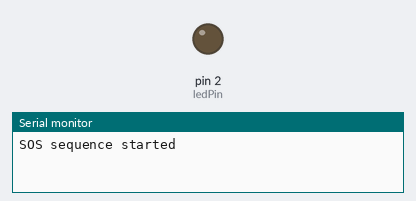
The sketch below on a simulated Arduino Uno, built with avr-gcc and run on an emulated ATmega328P. Parts: output pins drawn as LEDs (lit = HIGH), the last lines printed to the serial monitor.

Above: at 1.3 s.
At 9.8 s:
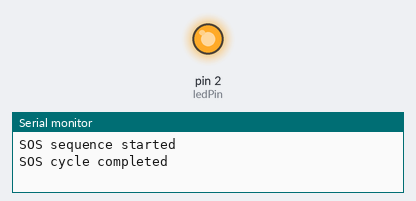
Timing chart, 0 to 10.1 s (numbered marks = the images above):
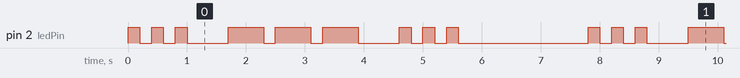

Measured:
- by itself, pin 2 (ledPin): repeats every 7.8 s: 2 × (LOW 0.20 s, HIGH 0.20 s), LOW 0.70 s, 2 × (HIGH 0.60 s, LOW 0.20 s), HIGH 0.60 s, LOW 0.70 s, 2 × (HIGH 0.20 s, LOW 0.20 s), HIGH 0.20 s, LOW 2.2 s, HIGH 0.20 s
- by itself, everything shown: repeats every 7.8 s, in 18 steps

The sketch:

ex03_sos.ino
```cpp
const int ledPin = 2;

// 时间定义（单位：ms）
const unsigned long shortOn = 200;   // 短闪时长
const unsigned long longOn = 600;   // 长闪时长
const unsigned long between = 200;   // 两次闪烁间隔
const unsigned long charGap = 500;   // 字母间间隔
const unsigned long wordGap = 2000;  // 完整SOS结束后的长停顿

// SOS序列：S(短短短) → 间隔 → O(长长长) → 间隔 → S(短短短)
enum State {
  IDLE,
  S_SHORT1_ON, S_SHORT1_OFF,
  S_SHORT2_ON, S_SHORT2_OFF,
  S_SHORT3_ON, S_SHORT3_OFF,
  CHAR_GAP1,
  O_LONG1_ON, O_LONG1_OFF,
  O_LONG2_ON, O_LONG2_OFF,
  O_LONG3_ON, O_LONG3_OFF,
  CHAR_GAP2,
  S2_SHORT1_ON, S2_SHORT1_OFF,
  S2_SHORT2_ON, S2_SHORT2_OFF,
  S2_SHORT3_ON, S2_SHORT3_OFF,
  WORD_GAP
};

State currentState = IDLE;
unsigned long previousMillis = 0;
bool ledState = LOW;

void setup() {
  pinMode(ledPin, OUTPUT);
  digitalWrite(ledPin, LOW);
  Serial.begin(115200);
  Serial.println("SOS sequence started");
}

void loop() {
  unsigned long currentMillis = millis();

  switch (currentState) {
    case IDLE:
      previousMillis = currentMillis;
      currentState = S_SHORT1_ON;
      break;

    case S_SHORT1_ON:
      digitalWrite(ledPin, HIGH);
      if (currentMillis - previousMillis >= shortOn) {
        previousMillis = currentMillis;
        digitalWrite(ledPin, LOW);
        currentState = S_SHORT1_OFF;
      }
      break;
    case S_SHORT1_OFF:
      if (currentMillis - previousMillis >= between) {
        previousMillis = currentMillis;
        currentState = S_SHORT2_ON;
      }
      break;

    case S_SHORT2_ON:
      digitalWrite(ledPin, HIGH);
      if (currentMillis - previousMillis >= shortOn) {
        previousMillis = currentMillis;
        digitalWrite(ledPin, LOW);
        currentState = S_SHORT2_OFF;
      }
      break;
    case S_SHORT2_OFF:
      if (currentMillis - previousMillis >= between) {
        previousMillis = currentMillis;
        currentState = S_SHORT3_ON;
      }
      break;

    case S_SHORT3_ON:
      digitalWrite(ledPin, HIGH);
      if (currentMillis - previousMillis >= shortOn) {
        previousMillis = currentMillis;
        digitalWrite(ledPin, LOW);
        currentState = S_SHORT3_OFF;
      }
      break;
    case S_SHORT3_OFF:
      if (currentMillis - previousMillis >= between) {
        previousMillis = currentMillis;
        currentState = CHAR_GAP1;
      }
      break;

    case CHAR_GAP1:
      if (currentMillis - previousMillis >= charGap) {
        previousMillis = currentMillis;
        currentState = O_LONG1_ON;
      }
      break;

    case O_LONG1_ON:
      digitalWrite(ledPin, HIGH);
      if (currentMillis - previousMillis >= longOn) {
        previousMillis = currentMillis;
        digitalWrite(ledPin, LOW);
        currentState = O_LONG1_OFF;
      }
      break;
    case O_LONG1_OFF:
      if (currentMillis - previousMillis >= between) {
        previousMillis = currentMillis;
        currentState = O_LONG2_ON;
      }
      break;

    case O_LONG2_ON:
      digitalWrite(ledPin, HIGH);
      if (currentMillis - previousMillis >= longOn) {
        previousMillis = currentMillis;
        digitalWrite(ledPin, LOW);
        currentState = O_LONG2_OFF;
      }
      break;
    case O_LONG2_OFF:
      if (currentMillis - previousMillis >= between) {
        previousMillis = currentMillis;
        currentState = O_LONG3_ON;
      }
      break;

    case O_LONG3_ON:
      digitalWrite(ledPin, HIGH);
      if (currentMillis - previousMillis >= longOn) {
        previousMillis = currentMillis;
        digitalWrite(ledPin, LOW);
        currentState = O_LONG3_OFF;
      }
      break;
    case O_LONG3_OFF:
      if (currentMillis - previousMillis >= between) {
        previousMillis = currentMillis;
        currentState = CHAR_GAP2;
      }
      break;

    case CHAR_GAP2:
      if (currentMillis - previousMillis >= charGap) {
        previousMillis = currentMillis;
        currentState = S2_SHORT1_ON;
      }
      break;

    case S2_SHORT1_ON:
      digitalWrite(ledPin, HIGH);
      if (currentMillis - previousMillis >= shortOn) {
        previousMillis = currentMillis;
        digitalWrite(ledPin, LOW);
        currentState = S2_SHORT1_OFF;
      }
      break;
    case S2_SHORT1_OFF:
      if (currentMillis - previousMillis >= between) {
        previousMillis = currentMillis;
        currentState = S2_SHORT2_ON;
      }
      break;

    case S2_SHORT2_ON:
      digitalWrite(ledPin, HIGH);
      if (currentMillis - previousMillis >= shortOn) {
        previousMillis = currentMillis;
        digitalWrite(ledPin, LOW);
        currentState = S2_SHORT2_OFF;
      }
      break;
    case S2_SHORT2_OFF:
      if (currentMillis - previousMillis >= between) {
        previousMillis = currentMillis;
        currentState = S2_SHORT3_ON;
      }
      break;

    case S2_SHORT3_ON:
      digitalWrite(ledPin, HIGH);
      if (currentMillis - previousMillis >= shortOn) {
        previousMillis = currentMillis;
        digitalWrite(ledPin, LOW);
        currentState = S2_SHORT3_OFF;
      }
      break;
    case S2_SHORT3_OFF:
      if (currentMillis - previousMillis >= between) {
        previousMillis = currentMillis;
        currentState = WORD_GAP;
      }
      break;

    case WORD_GAP:
      if (currentMillis - previousMillis >= wordGap) {
        previousMillis = currentMillis;
        currentState = IDLE;
        Serial.println("SOS cycle completed");
      }
      break;
  }
}
```
